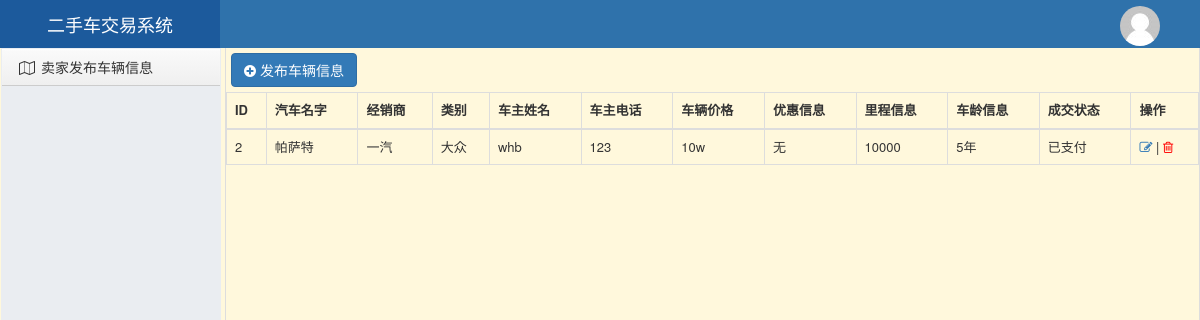
/data/selllist/, run on the app's committed database.
### data/models.py (models this page shows, shortened)
class CarInfo(models.Model):
    carname = models.CharField(verbose_name="汽车名称",max_length=32)
    carfirm = models.ForeignKey(verbose_name="所属经销商",to=Carfirm,on_delete=models.CASCADE)
    cartype = models.ForeignKey(verbose_name="所属类别",to=Cartype,on_delete=models.CASCADE)
    carsell = models.CharField(verbose_name="车主姓名",max_length=32)
    carphone = models.CharField(verbose_name="车主电话",max_length=32)
    carsize = models.CharField(verbose_name="车辆价格",max_length=32)
    carbetter = models.CharField(verbose_name="优惠信息",max_length=32)
    carother = models.CharField(verbose_name="车辆里程",max_length=32)
    carage = models.CharField(verbose_name="车辆车龄",max_length=32,default=None)
    catstatus = models.CharField(verbose_name="成交状态",
                                 choices=(('待支付','待支付'),('已支付','已支付')),max_length=32, default="待支付")

class Carfirm(models.Model):
    firm = models.CharField(verbose_name="商品厂商",max_length=32)
    def __str__(self):
        return self.firm

class Cartype(models.Model):
    type = models.CharField(verbose_name="商品类别",max_length=32)
    def __str__(self):
        return self.type

### data/views/home.py (the view)
def selllist(request):
    sell_queryset = models.CarInfo.objects.all()
    return render(request, 'selllist.html', {"sell_queryset": sell_queryset})

### data/templates/selllist.html (shortened to what this page needs)
{% extends 'selllayout.html' %}
{% block content %}
    <div style="margin: 5px;">
<a href="/data/addsell/" class="btn btn-primary"><i class="fa fa-plus-circle" aria-hidden="true"></i> 发布车辆信息</a>
    </div>
    <table class="table table-bordered">
        <thead>
            <tr>
                <th>ID</th>
                <th>汽车名字</th>
                <th>经销商</th>
                <th>类别</th>
                <th>车主姓名</th>
                <th>车主电话</th>
                <th>车辆价格</th>
                <th>优惠信息</th>
                <th>里程信息</th>
                <th>车龄信息</th>
                <th>成交状态</th>
                <th>操作</th>
            </tr>
        </thead>
        <tbody>
            {% for row in sell_queryset %}
                <tr>
                    <td>{{ row.id }}</td>
                    <td>{{ row.carname }}</td>
                    <td>{{ row.carfirm }}</td>
                    <td>{{ row.cartype }}</td>
                    <td>{{ row.carsell }}</td>
                    <td>{{ row.carphone }}</td>
                    <td>{{ row.carsize }}</td>
                    <td>{{ row.carbetter }}</td>
                    <td>{{ row.carother }}</td>
                    <td>{{ row.carage }}</td>
                    <td>{{ row.catstatus }}</td>
                    <td>
                        <a href="/data/editsell/{{ row.id }}"><i class="fa fa-pencil-square-o" aria-hidden="true"></i></a>
                        |
                        <a href="/data/delsell/{{ row.id }}" style="color: red;">
                             <i class="fa fa-trash-o" aria-hidden="true"></i>
                        </a>
                    </td>
                </tr>
            {% endfor %}
        </tbody>
    </table>
{% endblock %}

### data/static/css/commons.css (style rules this page uses)
body { margin: 0; }

### data/templates/selllayout.html (style rules this page uses)
body { margin: 0; }

### data on the page
CarInfo: id "2", carname "帕萨特", carfirm "一汽", cartype "大众", carsell "whb", carphone "123", carsize "10w", carbetter "无", carother "10000", carage "5年", catstatus "已支付"
